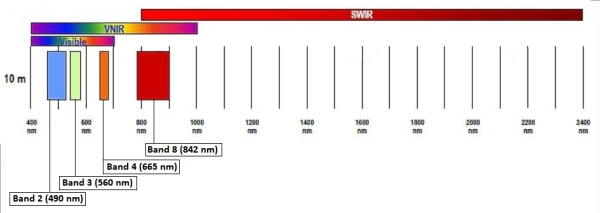
#> input picture presentation/bands.jpeg, 600 x 213 px
$ python -i visualization_util.py   (imports and definitions only)
#> lines starting #> are read from the running program, lines starting #| are printed output that depends on the picture
#> further down, picture is the input picture: shape (213, 600, 3); mean B, G, R 230.4, 229.7, 239.5
import numpy as np
import cv2
from matplotlib import pyplot as plt
import os


def show(im,title=None,width=580,figsize=(5,5),equalize=False):
    """
        Display an image with a specified title / width / figsize.

        parameters
        ----------
            im: matrix
                Intensity matrix of a given image
            title: string, optional
                title of the displayed image
            width: int, optional
                width of the  displayed image (number of pixels). The height is deduced by keeping the proportion
            equalize: bool, (optional)
                Parameter which allows image equalization before displaying
    """
#> called with width = 580, figsize = (5, 5), equalize = False

    if equalize:
        im = cv2.equalizeHist(im)

    h, w = im.shape[:2]
#> h = 213; w = 600
    r = width / float(w)
#> r = 0.967
    dim = (int(w * r), int(h * r))
#> dim = (580, 205)

    tmp = cv2.resize(im, dim, interpolation=cv2.INTER_AREA)
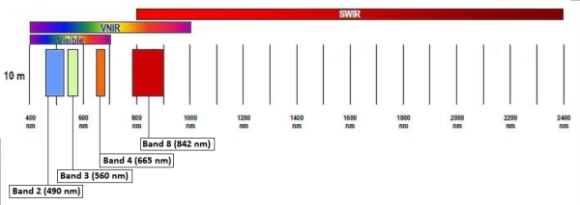
#> tmp: shape (205, 580, 3); mean B, G, R 230.4, 229.7, 239.5
    plt.figure(figsize = figsize,dpi=500)
    plt.imshow(cv2.cvtColor(tmp, cv2.COLOR_BGR2RGB),aspect='equal')
    if title != None:
        plt.title(title,fontsize=5)
    plt.xticks([])
    plt.yticks([])

    plt.tight_layout()
    plt.show()
    return


# [57 lines left out: function drawMatches, not called in this run]

>>> import cv2
>>> picture = cv2.imread('../presentation/bands.jpeg')
>>> result = show(picture)
